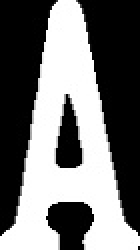
#> input picture Img/Ace.jpg, 70 x 125 px (shown 2 times larger)
$ python CardDetector.py   (older library calls are emulated)
#> lines starting #> are read from the running program, lines starting #| are printed output that depends on the picture
### Cards.py
import cv2
import numpy as np

WEBCAM_HEIGHT = 720
WEBCAM_WIDTH  = 1280

BKG_THRESH = 60
CARD_THRESH = 30

CARD_MAX_AREA = 120000
CARD_MIN_AREA = 25000

CORNER_WIDTH = 32
CORNER_HEIGHT = 84

RANK_WIDTH = 70
RANK_HEIGHT = 125

SUIT_WIDTH = 70
SUIT_HEIGHT = 100

RANK_DIFF_MAX = 2000
SUIT_DIFF_MAX = 700

font = cv2.FONT_HERSHEY_SIMPLEX

class CardObject:

	# [13 lines left out: function __init__, not called in this run]

def preprocessImage(img):
	gray = cv2.cvtColor(img,cv2.COLOR_BGR2GRAY)
	blur = cv2.GaussianBlur(gray,(5,5),0)
	bkgLevel = gray[int(WEBCAM_HEIGHT/100)][int(WEBCAM_WIDTH/2)]
	threshLevel = bkgLevel + BKG_THRESH
	thresh = cv2.threshold(blur,threshLevel,255,cv2.THRESH_BINARY)[1]
	return thresh

# [71 lines left out: function preprocessCard, not called in this run]

def findCards(img):
	mask = preprocessImage(img)
	contours, hierarchy = findContours(mask)

	indexSort = sorted(range(len(contours)), key=lambda i : cv2.contourArea(contours[i]),reverse=True)

	if len(contours) == 0:
		return [], []

	contoursSort = []
	hierarchySort = []
	contourIscard = np.zeros(len(contours),dtype=int)

	for i in indexSort:
		contoursSort.append(contours[i])
		hierarchySort.append(hierarchy[0][i])

	for i in range(len(contoursSort)):
		size = cv2.contourArea(contoursSort[i])
		perimeter = cv2.arcLength(contoursSort[i], True)
		approx = cv2.approxPolyDP(contoursSort[i], 0.01*perimeter, True)
		if ((size < CARD_MAX_AREA) and (size > CARD_MIN_AREA) and (hierarchySort[i][3] == -1) and (len(approx) == 4)):
			contourIscard[i] = 1


	return contoursSort, contourIscard

# [37 lines left out: function matchCard, not called in this run]


def findContours(img):
	_, contours, hierarchy = cv2.findContours(img,cv2.RETR_TREE,cv2.CHAIN_APPROX_SIMPLE)
	return contours, hierarchy


# [50 lines left out: function flattener, not called in this run]

class TrainRanks:

	def __init__(self):
		self.img = []
		self.name = "Placeholder"

class TrainSuits:

	def __init__(self):
		self.img = []
		self.name = "Placeholder"


def loadRanks(filepath):

#> called with filepath = 'Img/'
	trainRanks = []
	i = 0

	for Rank in ['Ace','Two','Three','Four','Five','Six','Seven',
				 'Eight','Nine','Ten','Jack','Queen','King']:
		trainRanks.append(TrainRanks())
		trainRanks[i].name = Rank
		filename = Rank + '.jpg'
		trainRanks[i].img = cv2.imread(filepath+filename, cv2.IMREAD_GRAYSCALE)
		i = i + 1
#> i = 1

	return trainRanks

def loadSuits(filepath):

#> called with filepath = 'Img/'
	trainSuits = []
	i = 0

	for Suit in ['Spades','Diamonds','Clubs','Hearts']:
		trainSuits.append(TrainSuits())
		trainSuits[i].name = Suit
		filename = Suit + '.jpg'
		trainSuits[i].img = cv2.imread(filepath+filename, cv2.IMREAD_GRAYSCALE)
		i = i + 1
#> i = 1

	return trainSuits

# [24 lines left out: functions drawResults, drawContours, not called in this run]

def drawFrameRate(img, frameRate):
	return cv2.putText(img,"FPS: "+str(int(frameRate)),(10,26),font,0.7,(255,0,255),2,cv2.LINE_AA)


### CardDetector.py
import cv2
import numpy as np
import os
import Cards


def main():

	freq = cv2.getTickFrequency()
	frameRateCalc = 1

	webcam = cv2.VideoCapture(0)

	path = os.path.dirname(os.path.abspath(__file__))
	trainRanks = Cards.loadRanks( path + '/Img/')
	trainSuits = Cards.loadSuits( path + '/Img/')
#> trainSuits = 4 items

	while True:

		t1 = cv2.getTickCount()

		img = webcam.read()[1]
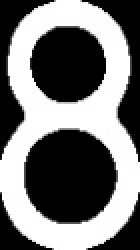
#> input picture Img/Eight.jpg, 70 x 125 px, given in place of the camera (shown 2 times larger)
#> img is the input picture: shape (125, 70, 3); min 0, max 255, mean 118.8
		contoursSort, contourIscard = Cards.findCards(img)
#> in preprocessImage, `blur = cv2.GaussianBlur(gray,(5,5),0)`:
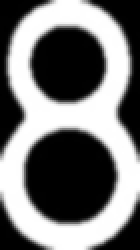
#> blur: shape (125, 70) (shown 2 times larger); min 0, max 255, mean 119.1

		cards = []
		if len(contoursSort) != 0:


			k = 0

			for i in range(len(contoursSort)):
				if (contourIscard[i] == 1):
					cards.append(Cards.preprocessCard(contoursSort[i], img))
					cards[k].bestRankMatch, cards[k].bestSuitMatch, cards[k].rankDiff, cards[k].suitDiff = Cards.matchCard(cards[k],trainRanks,trainSuits)
					# [4 lines of commented-out code are left out]
					img = Cards.drawResults(img, cards[k])
					k = k + 1

		Cards.drawContours(img, cards)
		Cards.drawFrameRate(img, frameRateCalc)


		cv2.imshow('CardDetector', cv2.flip(img, 1))

		t2 = cv2.getTickCount()
		time1 = (t2-t1)/freq
		frameRateCalc = 1/time1

		if cv2.waitKey(1) == 27:
			break  # esc to quit
		cv2.destroyAllWindows()


if __name__ == '__main__':
#> (the run stopped early here; a loop or call above may not have finished)
